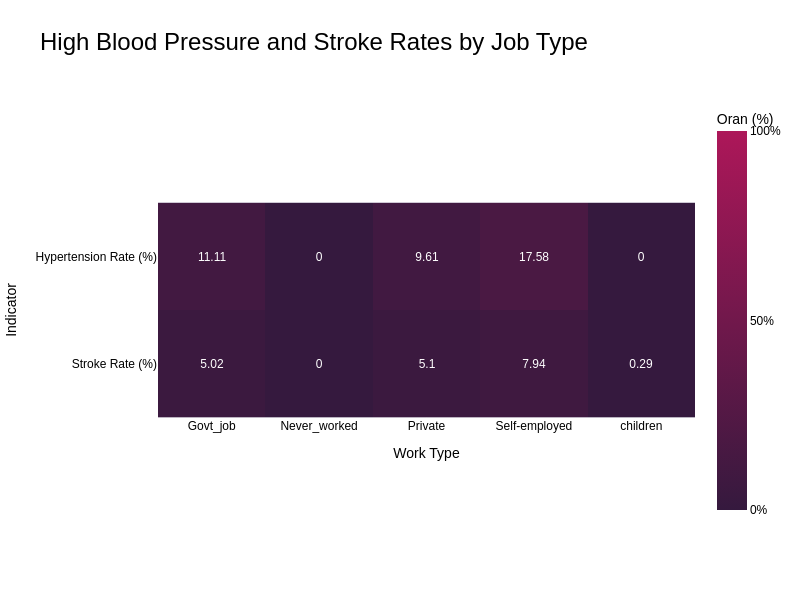

Here is the notebook cell this chart was saved with:
### Code cell
stress_analysis = round(df.groupby('Work_Type')[['Hypertension', 'Stroke']].mean() * 100,2)  # 'Work_Type' sütununa göre, 'Hypertension' ve 'Stroke' sütunlarının ortalamalarını yüzdeye çevirip yuvarlama
stress_analysis = stress_analysis.rename(columns={'Hypertension': 'Hypertension Rate (%)', 'Stroke': 'Stroke Rate (%)'})  # 'Hypertension' ve 'Stroke' sütun adlarını yüzde oranını belirtecek şekilde yeniden adlandırma

fig = px.imshow(stress_analysis.T,  
                labels={'x': 'Work Type', 'y': 'Indicator'},  # Eksende 'Work Type' ve 'Indicator' etiketlerini belirleme
                x=stress_analysis.index,  # X eksenine 'Work_Type' index değerlerini koyma
                y=stress_analysis.columns,  # Y eksenine sütun isimlerini yerleştirme
                color_continuous_scale=['#35193e', '#ad1759'],  # Renk paletini belirleme
                color_continuous_midpoint=50,  # Renk skalasının ortasını 50 yapmak
                title='High Blood Pressure and Stroke Rates by Job Type',  # Başlık ekleme
                text_auto=True,  # Değerlerin üzerine yazılması
                height=600, width=800)  # Grafik boyutlarını ayarlama

fig.update_layout(
    title_font_size=24,  # Başlık font boyutunu ayarlama
    title_font_family="Arial, sans-serif",  # Başlık fontunu belirleme
    title_font_color='black',  # Başlık font rengini siyah yapma
    xaxis_title_font_size=14,  # X ekseni başlık font boyutunu belirleme
    yaxis_title_font_size=14,  # Y ekseni başlık font boyutunu belirleme
    font=dict(family="Arial, sans-serif", size=12, color='black'),  # Genel yazı fontunu belirleme
    coloraxis_colorbar=dict(title='Oran (%)', tickvals=[0, 50, 100], ticktext=['0%', '50%', '100%'])  # Renk skalasının başlığını ve etiketlerini ayarlama
)

fig.show()  # Grafik görüntüleme

### Figure 1 — Plotly figure (JSON) as saved in the notebook; plotly's stock layout.template omitted (floating-point values rounded to 4 significant figures)
{"data": [{"coloraxis": "coloraxis", "hovertemplate": "Work Type: %{x}<br>Indicator: %{y}<br>color: %{z}<extra></extra>", "name": "0", "texttemplate": "%{z}", "type": "heatmap", "x": ["Govt_job", "Never_worked", "Private", "Self-employed", "children"], "xaxis": "x", "y": ["Hypertension Rate (%)", "Stroke Rate (%)"], "yaxis": "y", "z": [[11.11, 0, 9.61, 17.58, 0], [5.02, 0, 5.1, 7.94, 0.29]]}], "layout": {"coloraxis": {"cmid": 50, "colorbar": {"ticktext": ["0%", "50%", "100%"], "tickvals": [0, 50, 100], "title": {"text": "Oran (%)"}}, "colorscale": [[0, "#35193e"], [1, "#ad1759"]]}, "font": {"color": "black", "family": "Arial, sans-serif", "size": 12}, "height": 600, "title": {"font": {"color": "black", "family": "Arial, sans-serif", "size": 24}, "text": "High Blood Pressure and Stroke Rates by Job Type"}, "width": 800, "xaxis": {"anchor": "y", "constrain": "domain", "domain": [0, 1], "scaleanchor": "y", "title": {"font": {"size": 14}, "text": "Work Type"}}, "yaxis": {"anchor": "x", "autorange": "reversed", "constrain": "domain", "domain": [0, 1], "title": {"font": {"size": 14}, "text": "Indicator"}}}}
